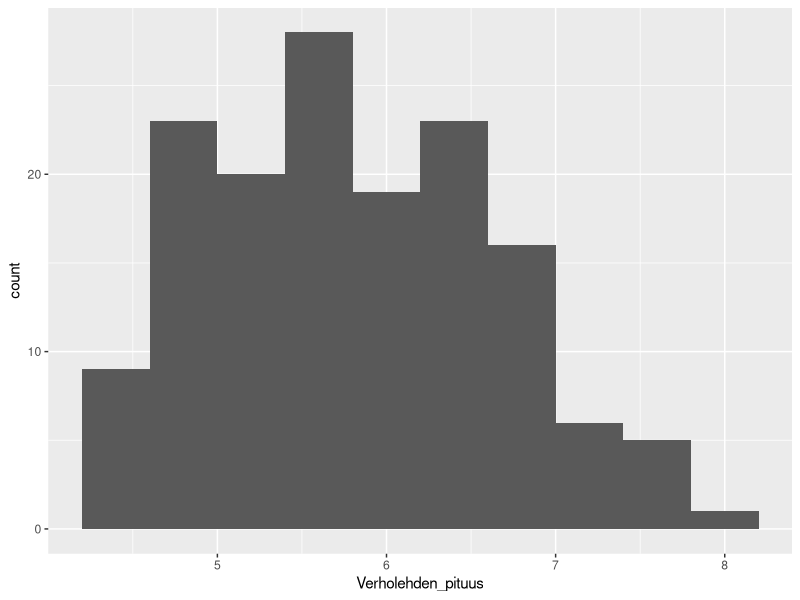
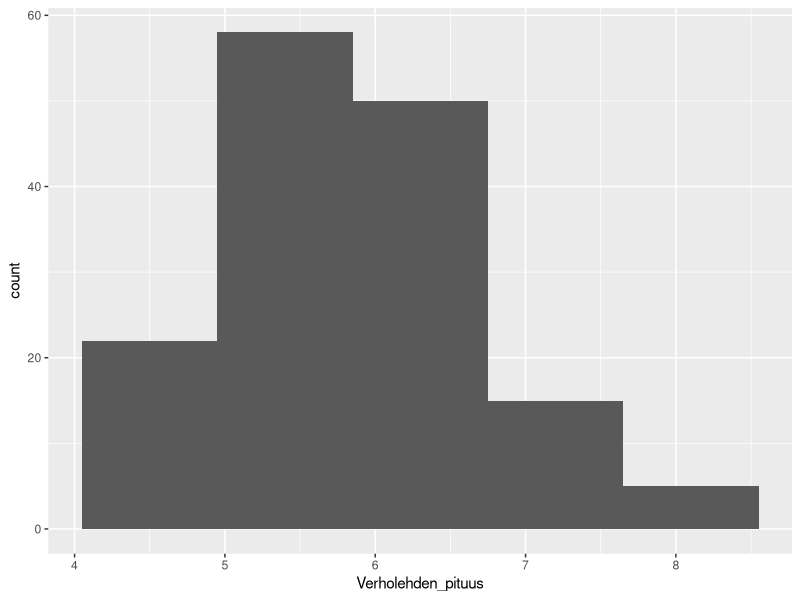
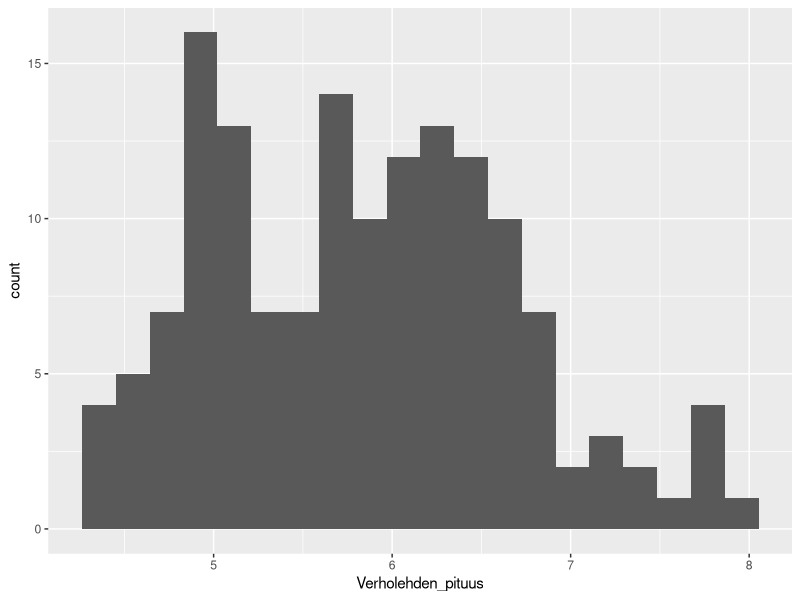
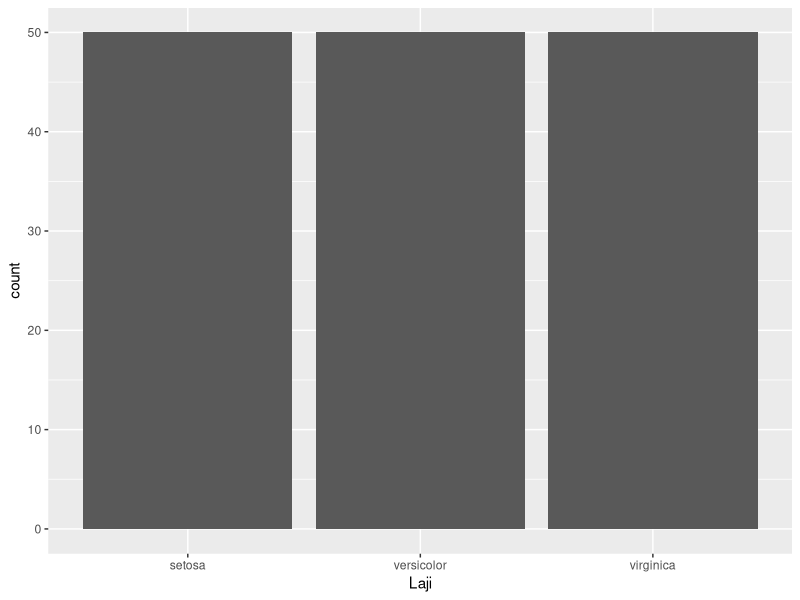
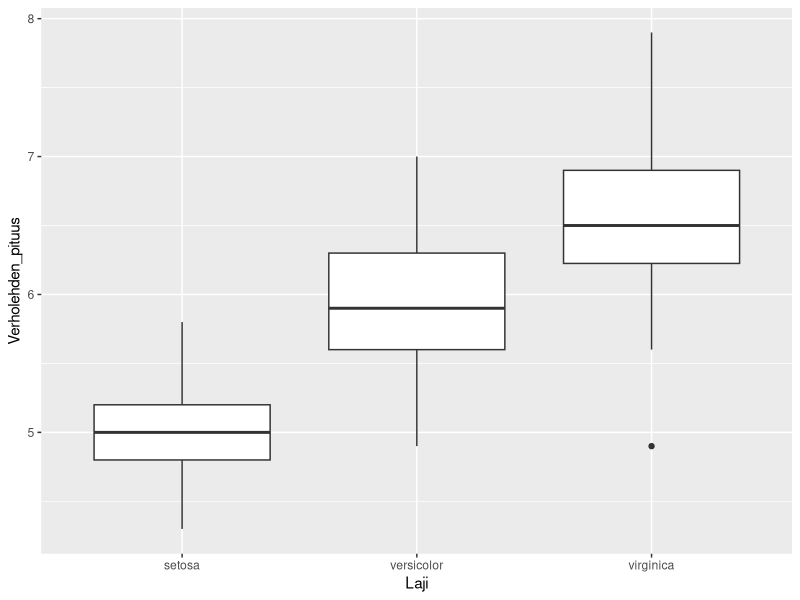
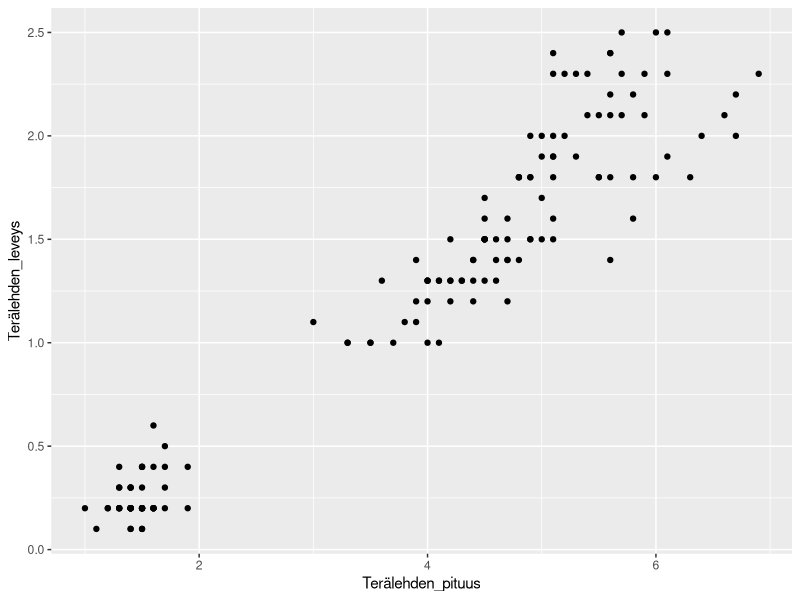
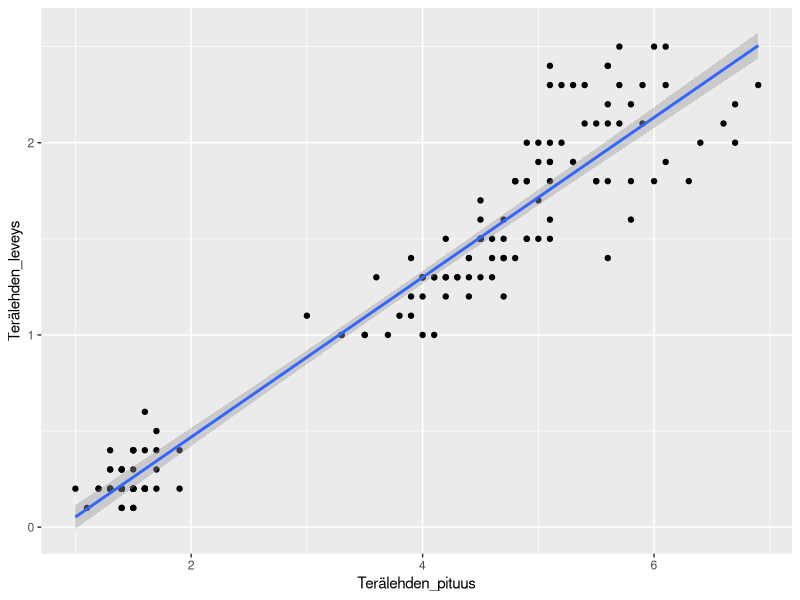
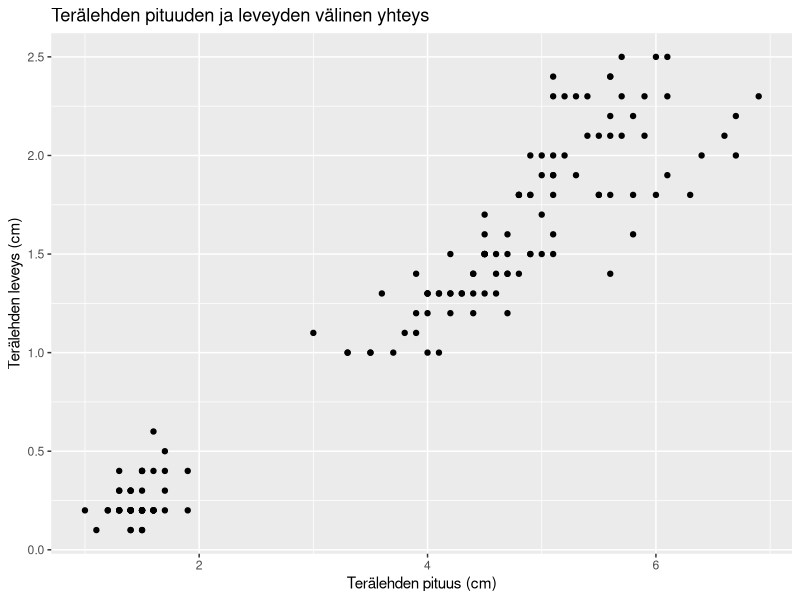

The R source for these figures, in order:
# ============================================================
# Demo 4: Kuvaileva analyysi ja visualisointi
# ============================================================
# Tavoite:
# - laskea aineistosta kuvailevia tunnuslukuja
# - tehdä ryhmäkohtaisia yhteenvetoja
# - visualisoida aineistoa ggplot2-paketilla
# - tulkita tunnuslukuja ja kuvaajia
#
# Demossa käytetään R:n valmista iris-aineistoa.
# ============================================================

# Ladataan tidyverse-pakettikokoelma.
# library() ottaa asennetun paketin käyttöön tässä R-istunnossa.
# tidyverse sisältää tässä demossa tarvittavat dplyr- ja ggplot2-paketit.

library(tidyverse)


##########################
#  1. Aineistoon tutustuminen
##########################

# as_tibble() muuttaa aineiston tibble-muotoon.
# Tibble on tidyverse-pakettien käyttämä nykyaikainen taulukkomuotoinen rakenne.
#
# rename() vaihtaa sarakkeiden nimet. Uusi nimi kirjoitetaan ensin
# ja vanha nimi yhtäsuuruusmerkin jälkeen.
#
# |> on R:n pipe-operaattori. Se välittää edellisen vaiheen tuloksen
# seuraavalle funktiolle.

data <- as_tibble(iris) |>
  rename(
    Verholehden_pituus = Sepal.Length,
    Verholehden_leveys = Sepal.Width,
    Terälehden_pituus = Petal.Length,
    Terälehden_leveys = Petal.Width,
    Laji = Species
  )

# glimpse() näyttää aineiston rakenteen tiiviisti:
# rivien ja sarakkeiden määrän, sarakkeiden nimet, tietotyypit ja esimerkkiarvoja.
glimpse(data)

# head() näyttää aineiston ensimmäiset rivit.
head(data)

# summary() antaa nopeasti yleiskuvan aineiston muuttujista.
# Numeerisille muuttujille se näyttää mm. minimin, kvartiilit,
# mediaanin, keskiarvon ja maksimin.
summary(data)


##############################
#  2. Kuvailevat tunnusluvut
##############################

# mean() laskee aritmeettisen keskiarvon.
# na.rm = TRUE tarkoittaa, että mahdolliset puuttuvat arvot jätetään pois laskennasta.
mean(data$Verholehden_pituus, na.rm = TRUE)

# median() laskee mediaanin eli järjestetyn aineiston keskimmäisen arvon.
median(data$Verholehden_pituus, na.rm = TRUE)

# sd() laskee keskihajonnan. Se kuvaa arvojen vaihtelua keskiarvon ympärillä.
sd(data$Verholehden_pituus, na.rm = TRUE)

# min() etsii pienimmän arvon ja max() suurimman arvon.
min(data$Verholehden_pituus, na.rm = TRUE)
max(data$Verholehden_pituus, na.rm = TRUE)

# quantile() laskee aineiston kvantiileja.
# Oletuksena tuloksessa näkyvät mm. alakvartiili, mediaani ja yläkvartiili.
quantile(data$Verholehden_pituus, na.rm = TRUE)


########################################
#  3. Yhteenveto summarise()-funktiolla
#######################################

# summarise() tiivistää aineiston yhteen tai useampaan tunnuslukuun.
# Tässä useita tunnuslukuja lasketaan samalla komennolla.
data |>
  summarise(
    Keskiarvo = mean(Verholehden_pituus, na.rm = TRUE),
    Mediaani = median(Verholehden_pituus, na.rm = TRUE),
    Keskihajonta = sd(Verholehden_pituus, na.rm = TRUE),
    Minimi = min(Verholehden_pituus, na.rm = TRUE),
    Maksimi = max(Verholehden_pituus, na.rm = TRUE)
  )


#######################################
#  4. Ryhmittely group_by()-funktiolla
#######################################

# group_by() jakaa aineiston ryhmiin valitun muuttujan perusteella.
# Kun sen jälkeen käytetään summarise()-funktiota, tunnusluvut
# lasketaan erikseen jokaiselle ryhmälle.

# Lasketaan verholehden pituuden keskiarvo erikseen jokaiselle lajille.
data |>
  group_by(Laji) |>
  summarise(
    Keskiarvo = mean(Verholehden_pituus, na.rm = TRUE)
  )

# n() palauttaa ryhmän havaintojen lukumäärän.
# Tehdään laajempi yhteenveto lajeittain.

data |>
  group_by(Laji) |>
  summarise(
    Lukumaara = n(),
    Keskiarvo = mean(Verholehden_pituus, na.rm = TRUE),
    Mediaani = median(Verholehden_pituus, na.rm = TRUE),
    Keskihajonta = sd(Verholehden_pituus, na.rm = TRUE)
  )


#############################################
#  5. Havaintojen määrät count()-funktiolla
#############################################

# count() laskee, kuinka monta havaintoa kussakin ryhmässä on.
# Tässä lasketaan havaintojen määrä lajeittain.
data |>
  count(Laji)

# sort = TRUE järjestää ryhmät havaintomäärän mukaan suurimmasta pienimpään.
# Iris-aineistossa kaikissa lajeissa on yhtä paljon havaintoja,
# mutta muissa aineistoissa järjestäminen voi olla hyödyllistä.
data |>
  count(Laji, sort = TRUE)


####################################
#  6. ggplot2-kuvaajan perusrakenne
####################################

# ggplot() aloittaa kuvaajan rakentamisen.
# Ensimmäiseksi sille annetaan käytettävä aineisto.
#
# aes() määrittää, mitkä aineiston muuttujat liitetään kuvaajan
# ominaisuuksiin, kuten x-akseliin, y-akseliin tai väriin.
#
# geom_...()-funktio määrittää varsinaisen kuvaajatyypin.
# Esimerkiksi geom_point() tekee pisteitä ja geom_bar() pylväitä.
#
# ggplot2-kuvaaja rakennetaan kerroksittain, jotka yhdistetään +-merkillä.


###################
#  7. Histogrammi
###################

# geom_histogram() tekee histogrammin numeerisen muuttujan jakaumasta.
# bins määrittää, kuinka moneen luokkaan arvot jaetaan.

ggplot(data, aes(x = Verholehden_pituus)) +
  geom_histogram(bins = 10)

# Luokkien määrä vaikuttaa siihen, miltä jakauma näyttää.
# Verrataan esimerkiksi 5 ja 20 luokan histogrammeja.
ggplot(data, aes(x = Verholehden_pituus)) +
  geom_histogram(bins = 5)

ggplot(data, aes(x = Verholehden_pituus)) +
  geom_histogram(bins = 20)


##########################
#  8. Pylväsdiagrammi
##########################

# geom_bar() tekee pylväsdiagrammin ja laskee automaattisesti,
# kuinka monta havaintoa kussakin kategoriassa on.
ggplot(data, aes(x = Laji)) +
  geom_bar()


##########################
#  9. Laatikkokaavio
##########################

# geom_boxplot() tekee laatikkokaavion (boxplot).
# Laatikkokaavion avulla voidaan vertailla numeerisen muuttujan
# jakaumaa eri ryhmien välillä.
#
# Laatikon keskellä oleva viiva kuvaa mediaania.
# Laatikko kuvaa aineiston keskimmäistä 50 prosenttia.
# Kuviossa voi näkyä myös mahdollisia poikkeavia havaintoja.
ggplot(data, aes(x = Laji, y = Verholehden_pituus)) +
  geom_boxplot()


##########################
#  10. Hajontakuvio
##########################

# geom_point() tekee hajontakuvion.
# Hajontakuviolla tarkastellaan kahden numeerisen muuttujan
# välistä mahdollista yhteyttä.
ggplot(data, aes(x = Terälehden_pituus, y = Terälehden_leveys)) +
  geom_point()


##########################
#  11. Trendisuora
##########################

# geom_smooth() lisää kuvaajaan tasoituksen tai trendin.
# method = "lm" käyttää lineaarista mallia ja piirtää suoran.
#
# Trendisuora auttaa hahmottamaan, näyttääkö kahden numeerisen
# muuttujan välillä olevan lineaarista yhteyttä.
# Tässä vaiheessa yhteyttä tarkastellaan vain visuaalisesti.
# Lineaariseen regressioon ja suoran yhtälöön palataan myöhemmin kurssilla.

ggplot(data, aes(x = Terälehden_pituus, y = Terälehden_leveys)) +
  geom_point() +
  geom_smooth(method = "lm")


#################################
#  12. Otsikot ja akselien nimet
#################################

# labs() lisää kuvaajaan esimerkiksi otsikon, akselien nimet
# ja selitteen otsikon.
ggplot(data, aes(x = Terälehden_pituus, y = Terälehden_leveys)) +
  geom_point() +
  labs(
    title = "Terälehden pituuden ja leveyden välinen yhteys",
    x = "Terälehden pituus (cm)",
    y = "Terälehden leveys (cm)"
  )


############################
#  13. Värit ryhmän mukaan
############################

# Kun color määritellään aes()-funktion sisällä,
# väri määräytyy aineiston muuttujan perusteella.
# Tässä eri lajit saavat automaattisesti eri värit.
ggplot(
  data,
  aes(
    x = Terälehden_pituus,
    y = Terälehden_leveys,
    color = Laji
  )
) +
  geom_point()

# Jos color annetaan aes()-funktion ulkopuolella,
# kaikille pisteille annetaan sama väri.
# Voit käyttää myös heksa ja rgb-värejä: color=#0078D4 tai 
# color=rgb(0,120,212,maxColorValue=255). Oletuksena R käyttää rgb-arvoja välillä 0-1.

ggplot(data, aes(x = Terälehden_pituus, y = Terälehden_leveys)) +
  geom_point(color = "blue")


##########################
#  14. Kuvaajan teema
##########################

# theme_minimal() vaihtaa kuvaajan ulkoasun pelkistettyyn teemaan.
# Teeman muuttaminen ei muuta aineistoa eikä kuvaajan sisältämää tietoa.
# Kokeile myös muita teemoja: _gray(), _bw, _light(), _dark(),
# _classic(), _void(),

ggplot(
  data,
  aes(
    x = Terälehden_pituus,
    y = Terälehden_leveys,
    color = Laji
  )
) +
  geom_point() +
  labs(
    title = "Iris-lajien terälehtien koko",
    x = "Terälehden pituus (cm)",
    y = "Terälehden leveys (cm)",
    color = "Laji"
  ) +
  theme_minimal()


##########################
#  15. Kokoava esimerkki
##########################

# Muodostetaan ensin lajeittainen yhteenvetotaulukko.
# arrange() järjestää aineiston rivejä.
# desc() vaihtaa järjestyksen laskevaksi eli suurimmasta pienimpään.

yhteenveto <- data |>
  group_by(Laji) |>
  summarise(
    Lukumaara = n(),
    Keskiarvo = mean(Verholehden_pituus, na.rm = TRUE),
    Mediaani = median(Verholehden_pituus, na.rm = TRUE),
    Keskihajonta = sd(Verholehden_pituus, na.rm = TRUE)
  ) |>
  arrange(desc(Keskiarvo))

yhteenveto

# fill määrittää kuvion täyttövärin.
# Kun fill = Laji on aes()-funktion sisällä,
# jokainen laji saa oman täyttövärinsä.

ggplot(data, aes(x = Laji, y = Verholehden_pituus, fill = Laji)) +
  geom_boxplot() +
  labs(
    title = "Verholehden pituus lajeittain",
    x = "Laji",
    y = "Verholehden pituus (cm)",
    fill = "Laji"
  ) +
  theme_minimal()
